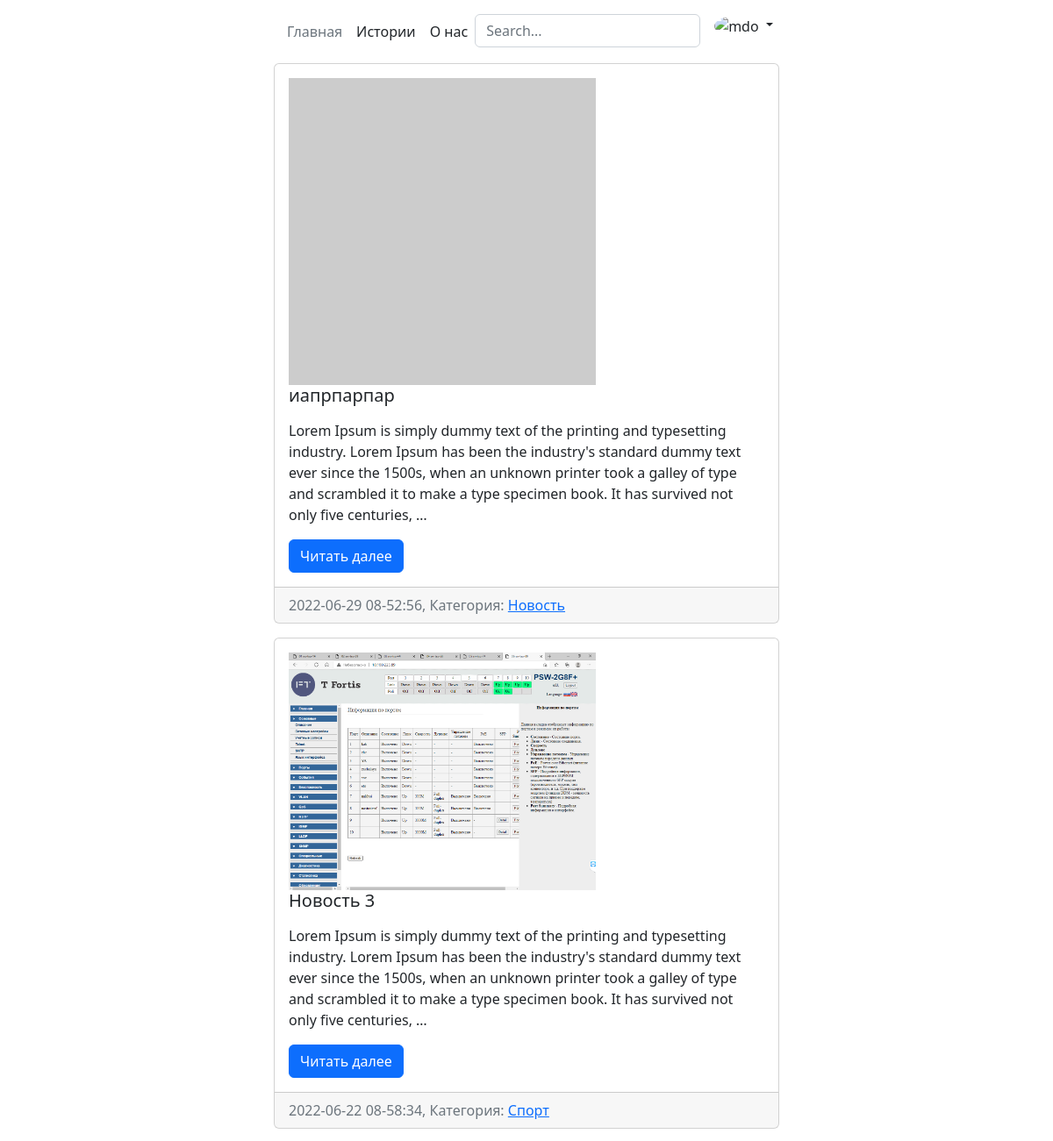
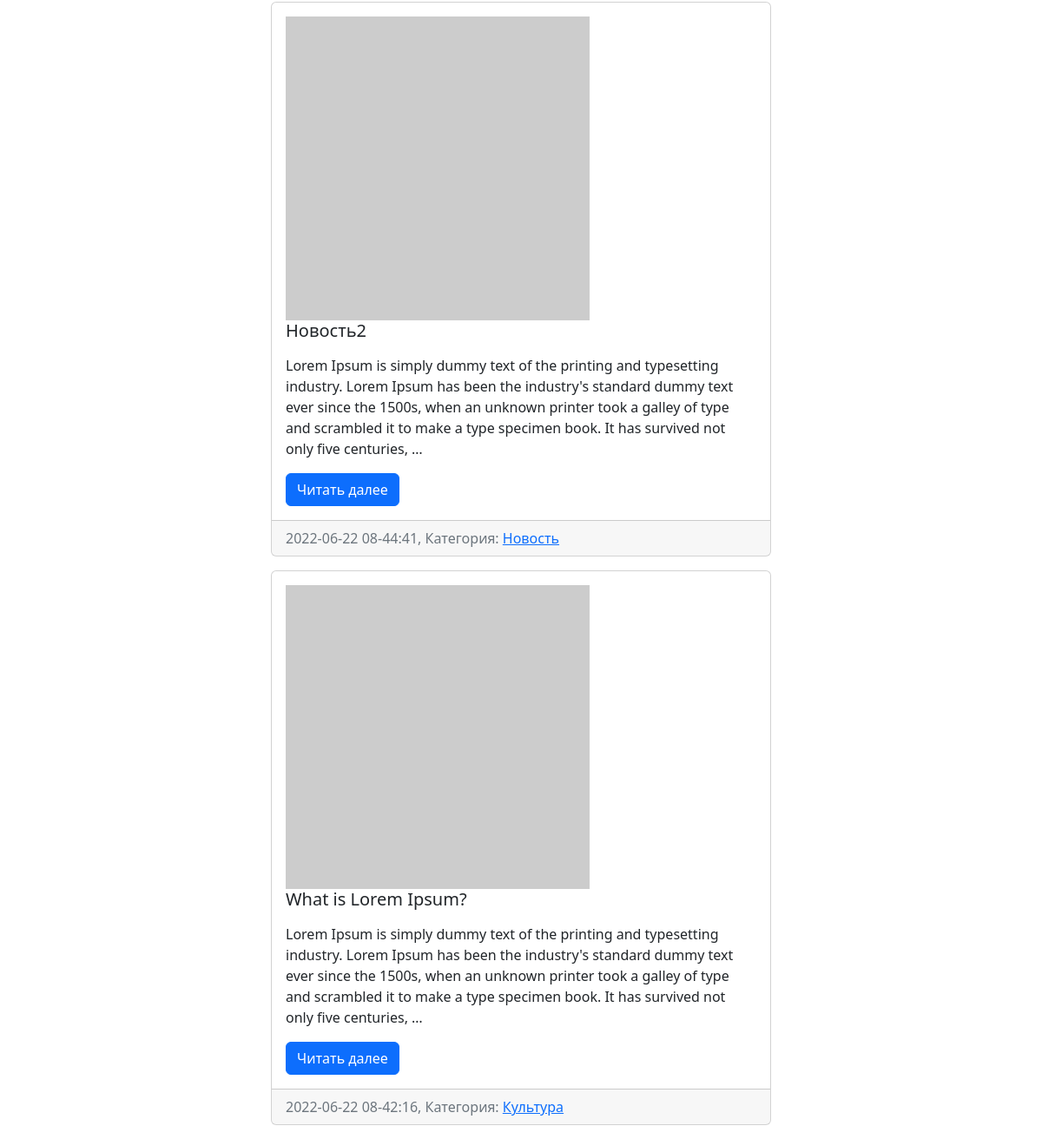
The page / on the database its author committed (2 pictures, top to bottom).
### posts/models.py (models this page shows, shortened)
class Posts(models.Model):
    title = models.CharField(max_length=150, verbose_name='Заголовок')
    content = models.TextField(blank=True, verbose_name='Текст')
    created_at = models.DateTimeField(auto_now_add=True, verbose_name='Дата публикации')
    updated_at = models.DateTimeField(auto_now=True, verbose_name='Обновлено')
    photo = models.ImageField(upload_to='photos/%Y/%d', verbose_name='Фото', blank=True)
    is_published = models.BooleanField(default=True, verbose_name='Опубликовано')
    category = models.ForeignKey('Category', verbose_name='Наименование категории', on_delete=models.PROTECT, null=True)
    def get_absolute_url(self):
        return reverse('view_posts', kwargs={"posts_id": self.pk})
    class Meta:
        verbose_name = 'Пост'
        verbose_name_plural = 'Посты'
        ordering = ['-created_at']

class Category(models.Model):
    title = models.CharField(max_length=150, db_index=True, verbose_name='Наименование категории')
    def get_absolute_url(self):
        return reverse('category', kwargs={"category_id": self.pk})
    class Meta:
        verbose_name = 'Категория'
        verbose_name_plural = 'Категории'
        ordering = ['title']

### posts/views.py (the view)
# urls.py: path('', index, name='home'),
def index(request):
    posts = Posts.objects.all()
    context = {
        'posts': posts,
        'title': 'Список новостей',
    }
    return render(request, template_name='posts/index.html', context=context)

### posts/templatetags/posts_tags.py (called while the page is built)
@register.inclusion_tag('posts/list_categories.html')
def show_categories():
    categories = Category.objects.all()
    return {"categories": categories}

### posts/templates/posts/index.html (shortened to what this page needs)
{% extends 'base.html' %}
{% block content %}
{% for item in posts%}
  <div class="card mb-3">
  <div class="card-body">
    <div class="media">
      {% if item.photo %}
        <img src="{{ item.photo.url }}" alt="" width="350">
      {% else %}
        <img src="https://picsum.photos/200/200" alt="" width="350">
      {% endif %}
      <div class="media-body">
        <h5 class="card-title">{{ item.title }}</h5>
        <p class="card-text">{{ item.content|linebreaks|truncatewords:50 }}</p>
        <a href="{{ item.get_absolute_url }}" class="btn btn-primary">Читать далее</a>
      </div>
    </div>
  </div>
  <div class="card-footer text-muted">
    {{ item.created_at|date:"Y-m-d H-i:s" }}, Категория: <a href="{{ item.category.get_absolute_url }}">{{ item.category.title }}</a>
  </div>
</div>
{% empty %}
    <h1>Нет данных</h1>
{% endfor %}
{% endblock %}

### rows shown on the page
Posts: title "иапрпарпар", content "Lorem Ipsum is simply dummy text of the printing and typesetting industry. Lorem Ipsum has been the industry's standard dummy text ever since the 1500s, when an unknown printer took a galley of type and scrambled it to make a type specimen book. It has survived not only five centuries, …", created_at "2022-06-29 08-52:56", category "Новость"
Posts: photo (picture), title "Новость 3", content "Lorem Ipsum is simply dummy text of the printing and typesetting industry. Lorem Ipsum has been the industry's standard dummy text ever since the 1500s, when an unknown printer took a galley of type and scrambled it to make a type specimen book. It has survived not only five centuries, …", created_at "2022-06-22 08-58:34", category "Спорт"
Posts: title "Новость2", content "Lorem Ipsum is simply dummy text of the printing and typesetting industry. Lorem Ipsum has been the industry's standard dummy text ever since the 1500s, when an unknown printer took a galley of type and scrambled it to make a type specimen book. It has survived not only five centuries, …", created_at "2022-06-22 08-44:41", category "Новость"
Posts: title "What is Lorem Ipsum?", content "Lorem Ipsum is simply dummy text of the printing and typesetting industry. Lorem Ipsum has been the industry's standard dummy text ever since the 1500s, when an unknown printer took a galley of type and scrambled it to make a type specimen book. It has survived not only five centuries, …", created_at "2022-06-22 08-42:16", category "Культура"
